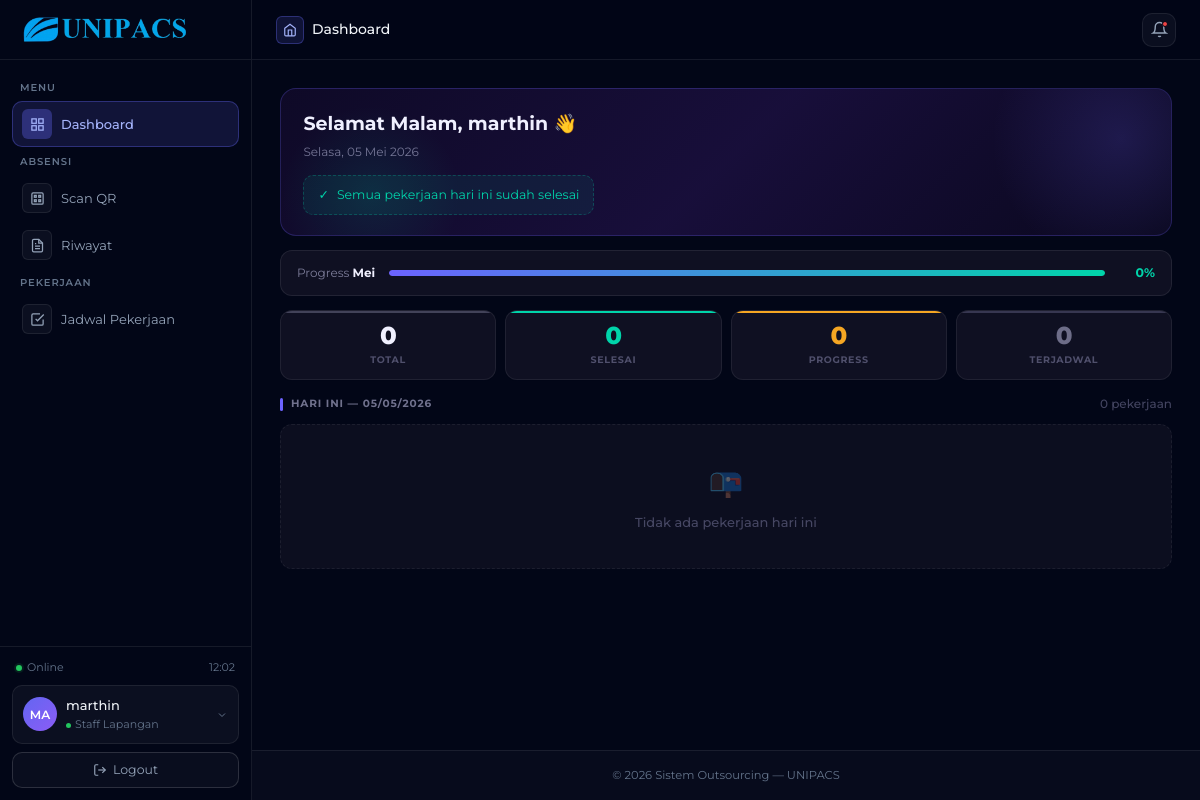
The app's page /staff/ (signed in), older data.
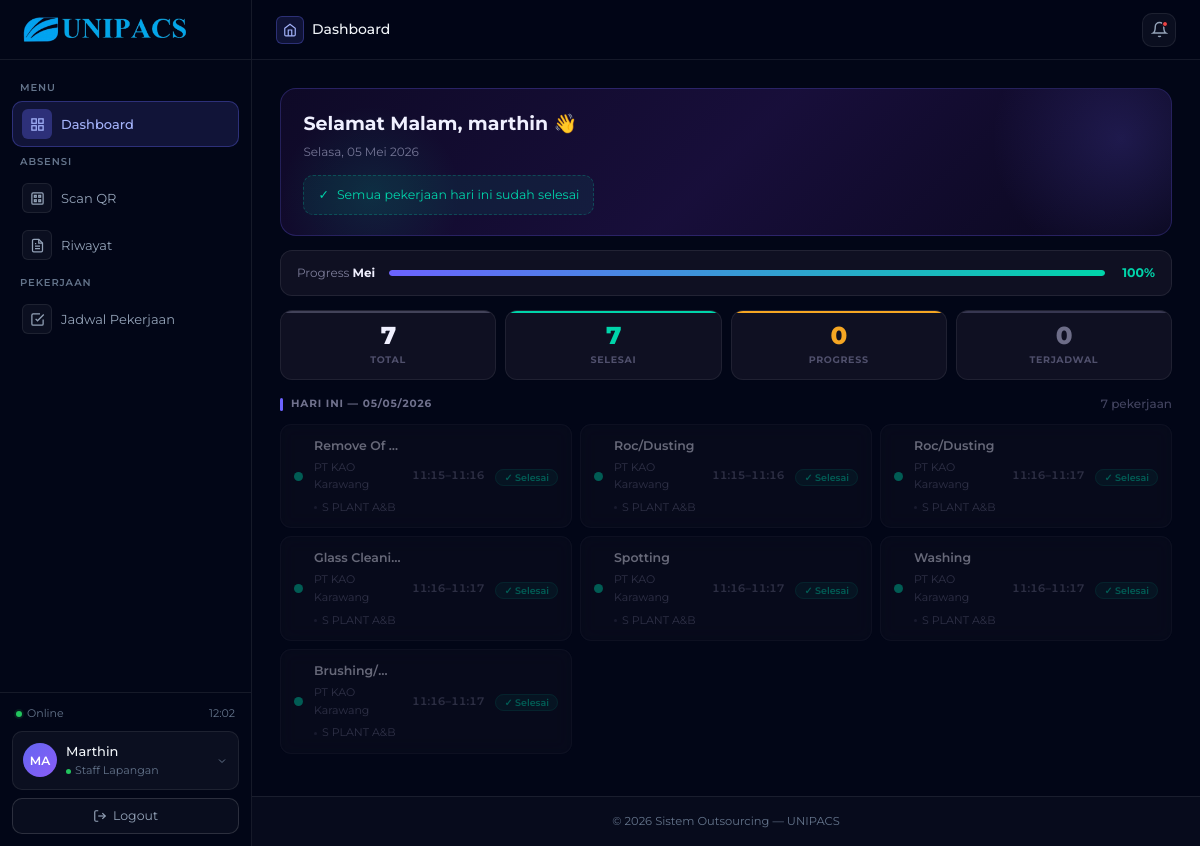
The same page, newer data.
### outsourcing/models.py (models this page shows, shortened)
class User(AbstractUser):
    role = models.CharField(
        max_length=30,
        choices=RoleChoices.choices,
        default=RoleChoices.STAFF,
    )
    nama_lengkap = models.CharField(max_length=150, blank=True)
    telepon      = models.CharField(
        max_length=20,
        blank=True,
        validators=[telepon_validator],
    )
    foto_profil  = models.ImageField(
        upload_to='foto_profil/',
        blank=True,
        null=True,
    )
    dibuat_pada  = models.DateTimeField(auto_now_add=True)
    diubah_pada  = models.DateTimeField(auto_now=True)
    class Meta:
        verbose_name        = 'Pengguna'
        verbose_name_plural = 'Pengguna'
        ordering            = ['nama_lengkap']

class ItemKegiatan(models.Model):
    laporan     = models.ForeignKey(
        LaporanKegiatan,
        on_delete=models.CASCADE,
        related_name='item_kegiatan',
    )
    task        = models.ForeignKey(
        Task,
        on_delete=models.SET_NULL,
        null=True,
        blank=True,
        related_name='item_kegiatan',
    )
    sub_area    = models.ForeignKey(
        SubArea,
        on_delete=models.SET_NULL,
        null=True,
        blank=True,
        related_name='item_kegiatan',
    )
    staff       = models.ManyToManyField(
        User,
        related_name='item_kegiatan_saya',
        limit_choices_to={'role': RoleChoices.STAFF},
    )
    nama_item       = models.CharField(max_length=200)
    deskripsi       = models.TextField(blank=True)
    tanggal         = models.DateField()
    jam_mulai       = models.TimeField(null=True, blank=True)
    jam_selesai     = models.TimeField(null=True, blank=True)
    status          = models.CharField(
        max_length=20,
        choices=StatusItem.choices,
        default=StatusItem.TERJADWAL,
    )
    foto_on_progress = models.ImageField(
        upload_to='foto_item/on_progress/',
        blank=True,
        null=True,
    )
    foto_after       = models.ImageField(
        upload_to='foto_item/after/',
        blank=True,
        null=True,
    )
    is_insidental   = models.BooleanField(
        default=False,
        help_text='True jika pekerjaan ini dibuat oleh staff di luar jadwal.',
    )
    catatan_staff   = models.TextField(
        blank=True,
        help_text='Catatan tambahan dari staff lapangan.',
    )
    dibuat_pada     = models.DateTimeField(auto_now_add=True)
    diubah_pada     = models.DateTimeField(auto_now=True)
    class Meta:
        verbose_name        = 'Item Kegiatan'
        verbose_name_plural = 'Item Kegiatan'
        ordering            = ['tanggal', 'jam_mulai']
        indexes             = [
            models.Index(fields=['tanggal', 'status'], name='idx_item_tanggal_status'),
            models.Index(fields=['laporan', 'status'], name='idx_item_laporan_status'),
        ]

class LaporanKegiatan(models.Model):
    perusahaan    = models.ForeignKey(
        Perusahaan,
        on_delete=models.CASCADE,
        related_name='laporan_kegiatan',
    )
    jenis_jasa    = models.ForeignKey(
        JenisJasa,
        on_delete=models.CASCADE,
        related_name='laporan_kegiatan',
    )
    area          = models.ForeignKey(
        AreaKerja,
        on_delete=models.CASCADE,
        related_name='laporan_kegiatan',
    )
    supervisor    = models.ForeignKey(
        User,
        on_delete=models.CASCADE,
        related_name='laporan_yang_dibuat',
        limit_choices_to={'role': RoleChoices.SUPERVISOR},
    )
    nama_laporan    = models.CharField(max_length=200)
    tanggal_laporan = models.DateField()
    status          = models.CharField(
        max_length=20,
        choices=StatusLaporan.choices,
        default=StatusLaporan.DRAFT,
    )
    catatan         = models.TextField(blank=True)
    dibuat_pada     = models.DateTimeField(auto_now_add=True)
    diubah_pada     = models.DateTimeField(auto_now=True)
    objects = models.Manager()
    class Meta:
        verbose_name        = 'Laporan Kegiatan'
        verbose_name_plural = 'Laporan Kegiatan'
        ordering            = ['-tanggal_laporan', 'perusahaan']
        indexes             = [
            models.Index(fields=['status'], name='idx_laporan_status'),
            models.Index(fields=['perusahaan', 'tanggal_laporan'], name='idx_laporan_perusahaan_tgl'),
            models.Index(fields=['supervisor', 'status'], name='idx_laporan_supervisor_status'),
        ]

class Perusahaan(models.Model):
    nama_perusahaan = models.CharField(max_length=200)
    alamat          = models.TextField()
    telepon         = models.CharField(max_length=20, blank=True)
    email           = models.EmailField(blank=True)
    jenis_jasa      = models.ManyToManyField(
        JenisJasa,
        related_name='perusahaan',
        blank=True,
    )
    customer        = models.OneToOneField(
        User,
        on_delete=models.SET_NULL,
        null=True,
        blank=True,
        related_name='perusahaan_customer',
        limit_choices_to={'role': RoleChoices.CUSTOMER},
    )
    foto_perusahaan  = models.ImageField(
        upload_to='foto_perusahaan/',
        blank=True,
        null=True,
    )
    is_active    = models.BooleanField(default=True)
    dibuat_pada = models.DateTimeField(auto_now_add=True)
    diubah_pada = models.DateTimeField(auto_now=True)
    objects = models.Manager()
    aktif   = AktifManager()
    class Meta:
        verbose_name        = 'Perusahaan'
        verbose_name_plural = 'Perusahaan'
        ordering            = ['nama_perusahaan']

class SubArea(models.Model):
    area        = models.ForeignKey(
        AreaKerja,
        on_delete=models.CASCADE,
        related_name='sub_area',
    )
    nama_sub_area = models.CharField(max_length=150)
    keterangan    = models.TextField(blank=True)
    is_active      = models.BooleanField(default=True)
    dibuat_pada   = models.DateTimeField(auto_now_add=True)
    diubah_pada   = models.DateTimeField(auto_now=True)
    objects = models.Manager()
    aktif   = AktifManager()
    class Meta:
        verbose_name        = 'Sub Area'
        verbose_name_plural = 'Sub Area'
        ordering            = ['area', 'nama_sub_area']
        unique_together     = ['area', 'nama_sub_area']

class AreaKerja(models.Model):
    perusahaan  = models.ForeignKey(
        Perusahaan,
        on_delete=models.CASCADE,
        related_name='area_kerja',
    )
    nama_area   = models.CharField(max_length=150)
    keterangan  = models.TextField(blank=True)
    is_active    = models.BooleanField(default=True)
    dibuat_pada = models.DateTimeField(auto_now_add=True)
    diubah_pada = models.DateTimeField(auto_now=True)
    objects = models.Manager()
    aktif   = AktifManager()
    class Meta:
        verbose_name        = 'Area Kerja'
        verbose_name_plural = 'Area Kerja'
        ordering            = ['perusahaan', 'nama_area']
        unique_together     = ['perusahaan', 'nama_area']

### outsourcing/views/staff/dashboard.py (the view)
@staff_required
def dashboard_view(request):
    today = timezone.now().date()
    now   = timezone.now()
    item_hari_ini = (
        ItemKegiatan.objects
        .filter(staff=request.user, tanggal=today)
        .select_related('laporan__perusahaan', 'laporan__area', 'sub_area')
        .order_by('jam_mulai')
    )
    item_pending = (
        ItemKegiatan.objects
        .filter(
            staff=request.user,
            status__in=['terjadwal', 'on_progress'],
            tanggal__lt=today,
        )
        .select_related('laporan__perusahaan', 'laporan__area')
        .order_by('tanggal', 'jam_mulai')
    )
    bulan_ini = ItemKegiatan.objects.filter(
        staff=request.user,
        tanggal__year=today.year,
        tanggal__month=today.month,
    )
    stats_bulan = {
        'total'      : bulan_ini.count(),
        'selesai'    : bulan_ini.filter(status='selesai').count(),
        'on_progress': bulan_ini.filter(status='on_progress').count(),
        'terjadwal'  : bulan_ini.filter(status='terjadwal').count(),
    }
    stats_bulan['pct_selesai'] = (
        round(stats_bulan['selesai'] / stats_bulan['total'] * 100)
        if stats_bulan['total'] > 0 else 0
    )
    pekerjaan_berikutnya = (
        item_hari_ini
        .exclude(status='selesai')
        .first()
    )
    context = {
        'item_hari_ini'        : item_hari_ini,
        'item_pending'         : item_pending,
        'stats_bulan'          : stats_bulan,
        'pekerjaan_berikutnya' : pekerjaan_berikutnya,
        'today'                : today,
        'now'                  : now,
        'jumlah_pending'       : item_pending.count(),
        'page_title'           : 'Dashboard',
    }
    return render(request, 'staff/dashboard.html', context)

### outsourcing/templates/staff/dashboard.html (shortened to what this page needs)
{% extends 'staff/base_staff.html' %}
{% load static %}
{% block extra_css %}
<link rel="stylesheet" href="{% static 'css/staff/dashboard.css' %}">
{% endblock %}
{% block content %}
<div class="greeting-card">
  <div class="greeting-name">
    {% now "H" as jam_sekarang %}
    {% if jam_sekarang < "12" %}Selamat Pagi
    {% elif jam_sekarang < "15" %}Selamat Siang
    {% elif jam_sekarang < "18" %}Selamat Sore
    {% else %}Selamat Malam{% endif %},
    {{ request.user.get_full_name|default:request.user.username }} 👋
  </div>
  <div class="greeting-sub">{{ today|date:"l, d F Y" }}</div>
  {% if pekerjaan_berikutnya %}
    <a href="{% url 'staff_item_list' %}" class="next-job-chip">
      <div class="chip-dot"></div>
      <div>
        <span class="chip-label">Pekerjaan berikutnya</span>
        <span class="chip-name">{{ pekerjaan_berikutnya.nama_item }}</span>
      </div>
      {% if pekerjaan_berikutnya.jam_mulai %}
        <span class="chip-time">{{ pekerjaan_berikutnya.jam_mulai|date:"H:i" }}</span>
      {% endif %}
    </a>
  {% else %}
    <div class="no-job-chip">
      <span>✓</span> Semua pekerjaan hari ini sudah selesai
    </div>
  {% endif %}
</div>
<div class="month-progress-wrap">
  <div class="mp-label">Progress <strong>{{ today|date:"F" }}</strong></div>
  <div class="mp-bar-wrap">
    <div class="mp-bar" style="--progress: {{ stats_bulan.pct_selesai }};"></div>
  </div>
  <div class="mp-pct">{{ stats_bulan.pct_selesai }}%</div>
</div>
<div class="stats-strip">
  <div class="stat-tile st-total">
    <div class="st-val">{{ stats_bulan.total }}</div>
    <div class="st-label">Total</div>
  </div>
  <div class="stat-tile st-selesai">
    <div class="st-val">{{ stats_bulan.selesai }}</div>
    <div class="st-label">Selesai</div>
  </div>
  <div class="stat-tile st-progress">
    <div class="st-val">{{ stats_bulan.on_progress }}</div>
    <div class="st-label">Progress</div>
  </div>
  <div class="stat-tile st-jadwal">
    <div class="st-val">{{ stats_bulan.terjadwal }}</div>
    <div class="st-label">Terjadwal</div>
  </div>
</div>
<div class="section-hd">
  <div class="sh-title">Hari Ini — {{ today|date:"d/m/Y" }}</div>
  <span class="sh-count">{{ item_hari_ini|length }} pekerjaan</span>
</div>
{% if item_hari_ini %}
<div class="job-cards">
  {% for item in item_hari_ini %}
  {% if item.status != 'selesai' %}
  <a href="{% url 'staff_item_list' %}" class="job-card">
  {% else %}
  <div class="job-card is-selesai">
  {% endif %}
    <div class="jc-dot dot-{{ item.status }}"></div>
    <div class="jc-body">
      <div class="jc-name">{{ item.nama_item }}</div>
      <div class="jc-meta">
        <span>{{ item.laporan.perusahaan.nama_perusahaan }}</span>
        <span class="dot"></span>
        <span>{{ item.sub_area.nama_sub_area|default:item.laporan.area.nama_area }}</span>
      </div>
    </div>
    {% if item.jam_mulai and item.jam_selesai %}
    <div class="jc-time">{{ item.jam_mulai|date:"H:i" }}–{{ item.jam_selesai|date:"H:i" }}</div>
    {% endif %}
    <div class="jc-badge">
      {% if item.status == 'terjadwal' %}
        <span class="spill-jadwal">Terjadwal</span>
      {% elif item.status == 'on_progress' %}
        <span class="spill-progress">Progress</span>
      {% elif item.status == 'selesai' %}
        <span class="spill-selesai">✓ Selesai</span>
      {% endif %}
    </div>
  {% if item.status != 'selesai' %}</a>{% else %}</div>{% endif %}
  {% endfor %}
</div>
{% else %}
<div class="empty-state">
  <span class="es-icon">📭</span>
  <div class="es-text">Tidak ada pekerjaan hari ini</div>
</div>
{% endif %}
{% endblock %}

### outsourcing/templates/base/base.html (shortened to what this page needs)
{% load static %}
<!DOCTYPE html>
<html lang="id">
<head>
    <link href="https://cdn.jsdelivr.net/npm/bootstrap@5.3.2/dist/css/bootstrap.min.css" rel="stylesheet">
    <link href="https://cdn.jsdelivr.net/npm/bootstrap-icons@1.11.3/font/bootstrap-icons.css" rel="stylesheet">
    <link rel="stylesheet" href="https://cdnjs.cloudflare.com/ajax/libs/font-awesome/6.4.0/css/all.min.css">
    <link href="{% static 'css/base.css' %}" rel="stylesheet">
    {% block extra_css %}{% endblock %}
</head>
<body>
<div class="orb two"></div>
<div class="orb three"></div>
<div class="app-shell">
    <div class="sidebar" id="sidebar">
        <div class="sidebar-logo">
            <div class="logo-mark">
                <img src="{% static 'image/logo.png' %}" alt="UNIPACS Logo">
            </div>
        </div>
        <div class="sidebar-nav">
            {% block sidebar %}{% endblock %}
        </div>
        <div class="sidebar-footer">
            <div class="system-status">
                <div class="status-pill">
                    <div class="status-dot online"></div>
                    <span>Online</span>
                </div>
                <div class="sidebar-clock" id="clock">00:00</div>
            </div>
            <div class="user-card">
                <div class="user-avatar">
                    {{ request.user.nama_lengkap|default:request.user.username|slice:":2"|upper }}
                </div>
                <div class="user-info">
                    <div class="user-name">{{ request.user.nama_lengkap|default:request.user.username }}</div>
                    <div class="user-role">
                        <div class="role-badge-dot"></div>
                        <span>{{ request.user.get_role_display }}</span>
                    </div>
                </div>
                <div class="user-chevron">
                    <svg width="12" height="12" viewBox="0 0 24 24" fill="none" stroke="currentColor" stroke-width="2">
                        <polyline points="6 9 12 15 18 9"/>
                    </svg>
                </div>
            </div>
            <form method="post" action="{% url 'logout' %}">
                <button type="submit" class="logout-btn">
                    <svg viewBox="0 0 24 24" fill="none" stroke="currentColor" stroke-width="2">
                        <path d="M9 21H5a2 2 0 0 1-2-2V5a2 2 0 0 1 2-2h4"/>
                        <polyline points="16 17 21 12 16 7"/>
                        <line x1="21" y1="12" x2="9" y2="12"/>
                    </svg>
                    Logout
                </button>
            </form>
        </div>
    </div>
    <div class="main-area">
        <div class="top-header">
            <div class="page-breadcrumb">
                <div class="breadcrumb-icon">
                    <svg viewBox="0 0 24 24" fill="none" stroke="currentColor" stroke-width="2">
                        <path d="M3 9l9-7 9 7v11a2 2 0 0 1-2 2H5a2 2 0 0 1-2-2z"/>
                        <polyline points="9 22 9 12 15 12 15 22"/>
                    </svg>
                </div>
                <div class="page-title">{{ page_title }}</div>
            </div>
            <div class="header-actions">
                <button class="header-btn">
                    <svg viewBox="0 0 24 24" fill="none" stroke="currentColor" stroke-width="2">
                        <path d="M18 8A6 6 0 0 0 6 8c0 7-3 9-3 9h18s-3-2-3-9"/>
                        <path d="M13.73 21a2 2 0 0 1-3.46 0"/>
                    </svg>
                    <div class="notif-dot"></div>
                </button>
            </div>
        </div>
        <div class="page-content">
            {% block content %}{% endblock %}
        </div>
        <footer class="main-footer">
            <div class="footer-content">
                <p>© {% now "Y" %} Sistem Outsourcing — UNIPACS</p>
            </div>
        </footer>
    </div>
</div>
</body>
</html>

Row changes from the older to the newer data that the page shows:
changed User "marthin": user.nama_lengkap "marthin" → "Marthin"
added ItemKegiatan: nama_item "Remove Of…", laporan.perusahaan.nama_perusahaan "PT KAO Karawang", sub_area.nama_sub_area "S PLANT A&B", jam_mulai "11:15", jam_selesai "11:16", status "✓ Selesai"
added ItemKegiatan: nama_item "Roc/Dusting", laporan.perusahaan.nama_perusahaan "PT KAO Karawang", sub_area.nama_sub_area "S PLANT A&B", jam_mulai "11:15", jam_selesai "11:16", status "✓ Selesai"
added ItemKegiatan: nama_item "Roc/Dusting", laporan.perusahaan.nama_perusahaan "PT KAO Karawang", sub_area.nama_sub_area "S PLANT A&B", jam_mulai "11:16", jam_selesai "11:17", status "✓ Selesai"
added ItemKegiatan: nama_item "Glass Cleani…", laporan.perusahaan.nama_perusahaan "PT KAO Karawang", sub_area.nama_sub_area "S PLANT A&B", jam_mulai "11:16", jam_selesai "11:17", status "✓ Selesai"
added ItemKegiatan: nama_item "Spotting", laporan.perusahaan.nama_perusahaan "PT KAO Karawang", sub_area.nama_sub_area "S PLANT A&B", jam_mulai "11:16", jam_selesai "11:17", status "✓ Selesai"
added ItemKegiatan: nama_item "Washing", laporan.perusahaan.nama_perusahaan "PT KAO Karawang", sub_area.nama_sub_area "S PLANT A&B", jam_mulai "11:16", jam_selesai "11:17", status "✓ Selesai"
added ItemKegiatan: nama_item "Brushing/…", laporan.perusahaan.nama_perusahaan "PT KAO Karawang", sub_area.nama_sub_area "S PLANT A&B", jam_mulai "11:16", jam_selesai "11:17", status "✓ Selesai"
Text that changed along with them:
{{ stats_bulan.pct_selesai }}: "0" → "100"
{{ stats_bulan.total }}: "0" → "7"
{{ stats_bulan.selesai }}: "0" → "7"
{{ item_hari_ini|length }}: "0" → "7"
text no longer shown: "📭 Tidak ada pekerjaan hari ini"
